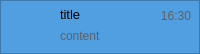
<?xml version="1.0" encoding="UTF-8"?>
<ui version="4.0">
 <class>message</class>
 <widget class="QWidget" name="message">
  <property name="geometry">
   <rect>
    <x>0</x>
    <y>0</y>
    <width>200</width>
    <height>54</height>
   </rect>
  </property>
  <property name="windowTitle">
   <string>Form</string>
  </property>
  <widget class="QFrame" name="frame">
   <property name="geometry">
    <rect>
     <x>0</x>
     <y>0</y>
     <width>200</width>
     <height>54</height>
    </rect>
   </property>
   <property name="maximumSize">
    <size>
     <width>300</width>
     <height>54</height>
    </size>
   </property>
   <property name="styleSheet">
    <string notr="true">QFrame#frame
{
	background-color: rgb(81, 158, 225);
	border-color: rgb(81, 158, 225);
}
QFrame#frame:hover
{
	background-color: rgb(76, 148, 211);
	border-color: rgb(76, 148, 211);
}</string>
   </property>
   <property name="frameShape">
    <enum>QFrame::StyledPanel</enum>
   </property>
   <property name="frameShadow">
    <enum>QFrame::Raised</enum>
   </property>
   <widget class="QLabel" name="title">
    <property name="geometry">
     <rect>
      <x>60</x>
      <y>6</y>
      <width>91</width>
      <height>16</height>
     </rect>
    </property>
    <property name="font">
     <font>
      <family>Arial</family>
      <pointsize>10</pointsize>
      <weight>9</weight>
      <italic>false</italic>
      <bold>false</bold>
     </font>
    </property>
    <property name="styleSheet">
     <string notr="true">font: 75 10pt &quot;微软雅黑&quot;;
background: transparent;</string>
    </property>
    <property name="text">
     <string>title</string>
    </property>
   </widget>
   <widget class="QLabel" name="content">
    <property name="geometry">
     <rect>
      <x>60</x>
      <y>28</y>
      <width>101</width>
      <height>16</height>
     </rect>
    </property>
    <property name="font">
     <font>
      <family>Arial</family>
      <pointsize>9</pointsize>
      <weight>50</weight>
      <italic>false</italic>
      <bold>false</bold>
     </font>
    </property>
    <property name="styleSheet">
     <string notr="true">color: rgb(96, 96, 96);
font: 9pt &quot;微软雅黑&quot;;
background: transparent;</string>
    </property>
    <property name="text">
     <string>content</string>
    </property>
    <property name="textFormat">
     <enum>Qt::RichText</enum>
    </property>
   </widget>
   <widget class="QLabel" name="time">
    <property name="geometry">
     <rect>
      <x>160</x>
      <y>6</y>
      <width>31</width>
      <height>20</height>
     </rect>
    </property>
    <property name="font">
     <font>
      <family>Arial</family>
      <pointsize>9</pointsize>
      <weight>50</weight>
      <italic>false</italic>
      <bold>false</bold>
     </font>
    </property>
    <property name="styleSheet">
     <string notr="true">color: rgb(96, 96, 96);
font: 9pt &quot;微软雅黑&quot;;
background: transparent;</string>
    </property>
    <property name="text">
     <string>16:30</string>
    </property>
    <property name="textFormat">
     <enum>Qt::RichText</enum>
    </property>
    <property name="alignment">
     <set>Qt::AlignRight|Qt::AlignTrailing|Qt::AlignVCenter</set>
    </property>
   </widget>
   <widget class="QLabel" name="image">
    <property name="geometry">
     <rect>
      <x>3</x>
      <y>3</y>
      <width>48</width>
      <height>48</height>
     </rect>
    </property>
    <property name="styleSheet">
     <string notr="true">background: transparent;</string>
    </property>
    <property name="text">
     <string/>
    </property>
   </widget>
   <widget class="QFrame" name="notify">
    <property name="geometry">
     <rect>
      <x>174</x>
      <y>28</y>
      <width>16</width>
      <height>16</height>
     </rect>
    </property>
    <property name="styleSheet">
     <string notr="true">border-radius: 8px;
</string>
    </property>
    <property name="frameShape">
     <enum>QFrame::StyledPanel</enum>
    </property>
    <property name="frameShadow">
     <enum>QFrame::Raised</enum>
    </property>
    <widget class="QLabel" name="lblCount">
     <property name="geometry">
      <rect>
       <x>0</x>
       <y>0</y>
       <width>16</width>
       <height>16</height>
      </rect>
     </property>
     <property name="font">
      <font>
       <family>Arial</family>
       <pointsize>10</pointsize>
      </font>
     </property>
     <property name="styleSheet">
      <string notr="true"/>
     </property>
     <property name="text">
      <string/>
     </property>
     <property name="alignment">
      <set>Qt::AlignCenter</set>
     </property>
    </widget>
   </widget>
  </widget>
 </widget>
 <resources/>
 <connections/>
</ui>
